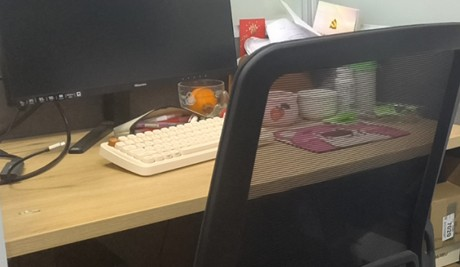
#> input picture 计算机视觉实践-练习4/images/img2.jpg, 460 x 267 px
$ jupyter execute HomographyEstimation.ipynb
#> lines starting #> are read from the running program, lines starting #| are printed output that depends on the picture
[cell 1]
import cv2
import numpy as np
import matplotlib.pyplot as plt
import random

# 1. 加载图像

[cell 2]
path1 = 'images/img2.jpg'
path2 = 'images/img1.jpg'
img1 = cv2.imread(path1)
#> img1 is the input picture: shape (267, 460, 3); mean B, G, R 79.2, 92.2, 101.5
img2 = cv2.imread(path2)
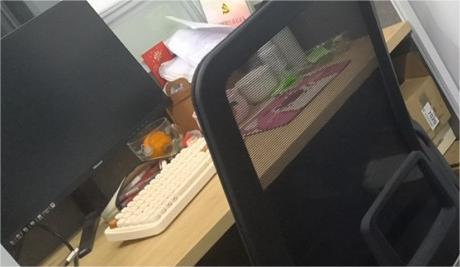
#> input picture 计算机视觉实践-练习4/images/img1.jpg, 460 x 267 px
#> img2 is the input picture: shape (267, 460, 3); mean B, G, R 79.2, 86.7, 92.7
plt.subplot(121), plt.imshow(cv2.cvtColor(img1, cv2.COLOR_BGR2RGB)), plt.title('src'), plt.axis('off')
plt.subplot(122), plt.imshow(cv2.cvtColor(img2, cv2.COLOR_BGR2RGB)), plt.title('dst'), plt.axis('off')
plt.show()
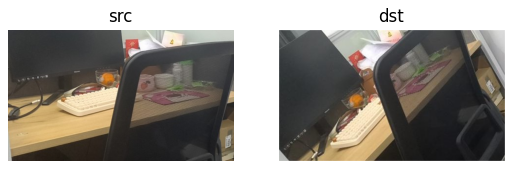
#> figure drawn by matplotlib, 2 panels

# 2. SIFT特征点检测

[cell 3]
# 检测sift特征点
sift = cv2.SIFT_create() # 使用cv2库中自带的sift特征检测器
kp1, des1 = sift.detectAndCompute(img1, None)
#> kp1 = 286 keypoints; strongest (x, y, size): (169, 159, 64.8), (253, 46, 10.3), (198, 138, 33.9), (198, 120, 1.9)
kp2, des2 = sift.detectAndCompute(img2, None)
#> kp2 = 437 keypoints; strongest (x, y, size): (168, 162, 2.7), (192, 164, 32.1), (76, 250, 2.6), (68, 259, 2.3)
print(des1.shape, des2.shape) # 128的特征向量
#| (286, 128) (437, 128)

[cell 4]
img_1 = cv2.drawKeypoints(img1, kp1, None, color= [255,0,0])
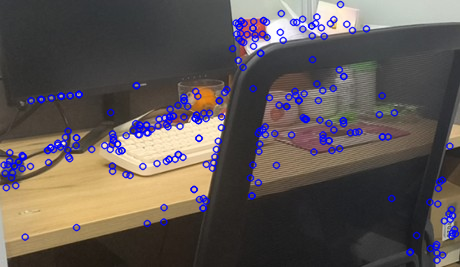
#> img_1: shape (267, 460, 3); mean B, G, R 85.5, 86.8, 95.2
img_2 = cv2.drawKeypoints(img2, kp2, None, color= [255,0,0])
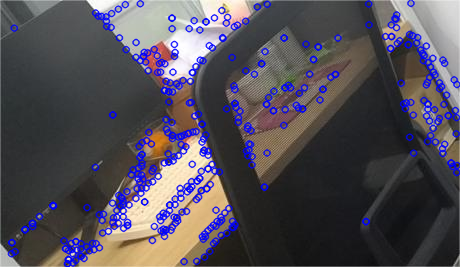
#> img_2: shape (267, 460, 3); mean B, G, R 88.7, 78.4, 83.3
plt.subplot(121), plt.imshow(cv2.cvtColor(img_1, cv2.COLOR_BGR2RGB)), plt.title('src'), plt.axis('off')
plt.subplot(122), plt.imshow(cv2.cvtColor(img_2, cv2.COLOR_BGR2RGB)), plt.title('dst'), plt.axis('off')
plt.show()
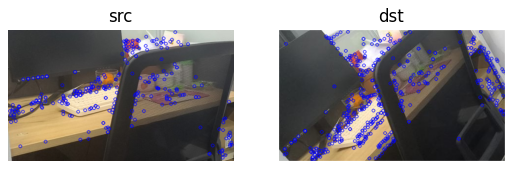
#> figure drawn by matplotlib, 2 panels

# 3. SIFT特征点匹配

[cell 5]
from scipy.spatial import KDTree
# 使用KDTree进行最近邻查询
tree = KDTree(des2)
dist, indices = tree.query(des1, k=2)
#> dist = 286 pairs, first value 41.88 to 449.6, second value 48.31 to 461.9; indices = 286 pairs, first value 2 to 435, second value 1 to 435
# 对特征点进行筛选，保留最近邻距离小于0.75倍次近邻距离的点
good_indices = np.where(dist[:, 0] < 0.75 * dist[:, 1])[0]
#> good_indices = 87 values from 19 to 285
matches = []
for idx in good_indices:
    matches.append(cv2.DMatch(idx, indices[idx][0], dist[idx][0]))
#> this loop made 87 passes
#> idx on passes 1 to 12: 19, 21, 22, 26, 27, 39, 46, 48, 49, 51, 52, 56
#> after the loop, matches = 87 matches

# 绘制匹配结果
img_match = cv2.drawMatches(img1, kp1, img2, kp2, matches, None, matchColor= [255,0,0])
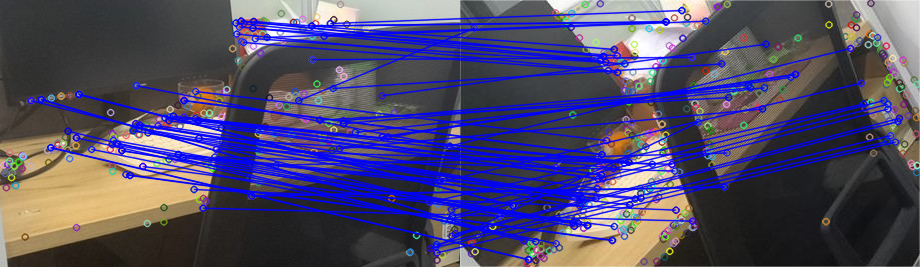
#> img_match: shape (267, 920, 3); mean B, G, R 107.5, 74.3, 79.8
plt.axis('off')
plt.imshow(cv2.cvtColor(img_match, cv2.COLOR_BGR2RGB))

# 4.计算单应性矩阵

[cell 6]
# Computers a homography from 4-correspondences
def calculateHomography(correspondences):
    #loop through correspondences and create assemble matrix
    aList = []
    for corr in correspondences:
        p1 = np.matrix([corr.item(0), corr.item(1), 1])
        p2 = np.matrix([corr.item(2), corr.item(3), 1])

        a2 = [0, 0, 0, -p2.item(2) * p1.item(0), -p2.item(2) * p1.item(1), -p2.item(2) * p1.item(2),
              p2.item(1) * p1.item(0), p2.item(1) * p1.item(1), p2.item(1) * p1.item(2)]
        a1 = [-p2.item(2) * p1.item(0), -p2.item(2) * p1.item(1), -p2.item(2) * p1.item(2), 0, 0, 0,
              p2.item(0) * p1.item(0), p2.item(0) * p1.item(1), p2.item(0) * p1.item(2)]
        aList.append(a1)
        aList.append(a2)
    matrixA = np.matrix(aList)
    #svd composition
    u, s, v = np.linalg.svd(matrixA)
    #reshape the min singular value into a 3 by 3 matrix
    h = np.reshape(v[8], (3, 3))
    #normalize and now we have h
    h = (1/h.item(8)) * h
    return h

[cell 7]
#Calculate the geometric distance between estimated points and original points
def geometricDistance(correspondence, h):

    p1 = np.transpose(np.matrix([correspondence[0].item(0), correspondence[0].item(1), 1]))
    estimatep2 = np.dot(h, p1)
    estimatep2 = (1/estimatep2.item(2))*estimatep2

    p2 = np.transpose(np.matrix([correspondence[0].item(2), correspondence[0].item(3), 1]))
    error = p2 - estimatep2
    return np.linalg.norm(error)

[cell 8]
#Runs through ransac algorithm, creating homographies from random correspondences
def ransac(corr, thresh):
    maxInliers = []
    finalH = None
    for i in range(1000):
        #find 4 random points to calculate a homography
        corr1 = corr[random.randrange(0, len(corr))]
        corr2 = corr[random.randrange(0, len(corr))]
        randomFour = np.vstack((corr1, corr2))
        corr3 = corr[random.randrange(0, len(corr))]
        randomFour = np.vstack((randomFour, corr3))
        corr4 = corr[random.randrange(0, len(corr))]
        randomFour = np.vstack((randomFour, corr4))

        #call the homography function on those points
        h = calculateHomography(randomFour)
        inliers = []
        for i in range(len(corr)):
            d = geometricDistance(corr[i], h)
            if d < 5:
                inliers.append(corr[i])
        # update H
        if len(inliers) > len(maxInliers):
            maxInliers = inliers
            finalH = h
        # meet the condition
        if len(maxInliers) > (len(corr)*thresh):
            break
    return finalH, maxInliers

[cell 9]
correspondenceList = []
estimation_thresh = 0.8
keypoints = [kp1, kp2]
for match in matches:
    (x1, y1) = keypoints[0][match.queryIdx].pt
    (x2, y2) = keypoints[1][match.trainIdx].pt
    correspondenceList.append([x1, y1, x2, y2])
#> this loop made 87 passes
#> (x1, y1, x2, y2) on passes 1 to 12: (30.54, 100.2, 38.95, 216.1), (40.75, 98.97, 24.58, 229.2), (40.75, 98.97, 24.58, 229.2), (50.33, 147.2, 68.07, 259.1), (50.33, 147.2, 68.07, 259.1), (67.63, 130.7, 63.48, 240.3), (76.03, 137.3, 75.39, 241.1), (78.5, 93.99, 52.69, 205.2), (78.5, 93.99, 52.69, 205.2), (78.5, 93.99, 52.69, 205.2), (91.2, 148.9, 95.6, 243.1), (111.8, 144.1, 113.9, 225.8)
#> after the loop, correspondenceList = 87 items, first 6: [30.54, 100.2, 38.95, 216.1], [40.75, 98.97, 24.58, 229.2], [40.75, 98.97, 24.58, 229.2], [50.33, 147.2, 68.07, 259.1], [50.33, 147.2, 68.07, 259.1], [67.63, 130.7, 63.48, 240.3]
corrs = np.matrix(correspondenceList)
#> corrs = 87 rows, first 6: [30.54, 100.2, 38.95, 216.1], [40.75, 98.97, 24.58, 229.2], [40.75, 98.97, 24.58, 229.2], [50.33, 147.2, 68.07, 259.1], [50.33, 147.2, 68.07, 259.1], [67.63, 130.7, 63.48, 240.3]

#run ransac algorithm
finalH, inliers = ransac(corrs, estimation_thresh)
#> the loop in ransac, `for i in range(1000):` made 1000 passes
#> (randomFour, corr3, corr4) on pass 1: ([[240.6, 20.7, 142.9, 55.91], [251.4, 195.4, 264, 186.6]], [[67.63, 130.7, 63.48, 240.3]], [[182.5, 156.9, 180.4, 197.7]])
#> (randomFour, corr3, corr4) on pass 2: ([[330, 23.05, 221.4, 10.03], [312.1, 59.2, 231.6, 57.02]], [[243.2, 41.99, 157.1, 71.92]], [[194.9, 118.1, 163.9, 162.5]])
print("matches count: ", len(correspondenceList))
#| matches count:  87
print("Final homography: \n", finalH)
#| Final homography:
#|  [[ 8.49956649e-01  7.42957576e-01 -8.23975469e+01]
#|  [-5.76114222e-01  9.06440487e-01  1.76408230e+02]
#|  [-1.07747541e-04  6.04639692e-04  1.00000000e+00]]
print("Final inliers count: ", len(inliers))
#| Final inliers count:  69

[cell 10]
height, width, channel = img2.shape
out = np.zeros((height, width, 3), dtype='uint8')

[cell 11]
for i in range(height):
    for j in range(width):
        im_coord = np.array([[j], [i], [1]])
        trans_coord = np.matmul(finalH, im_coord)
        trans_x = int(trans_coord[0] / trans_coord[2])
        trans_y = int(trans_coord[1] / trans_coord[2])
        if trans_x>=0 and trans_x< width and trans_y >=0 and trans_y<height-1:
            out[i][j] = img2[trans_y][trans_x]
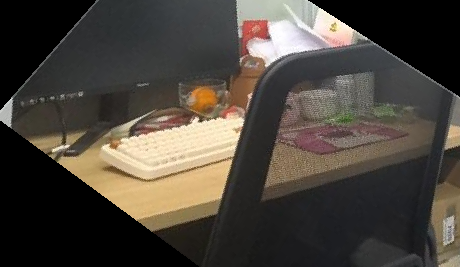
#> out: shape (267, 460, 3); mean B, G, R 60.1, 68.3, 74.8

[cell 12]
plt.subplot(131), plt.imshow(cv2.cvtColor(img1, cv2.COLOR_BGR2RGB)), plt.title('src'), plt.axis('off')
plt.subplot(132), plt.imshow(cv2.cvtColor(img2, cv2.COLOR_BGR2RGB)), plt.title('dst'), plt.axis('off')
plt.subplot(133), plt.imshow(cv2.cvtColor(out, cv2.COLOR_BGR2RGB)), plt.title('dst_trans'), plt.axis('off')
plt.show()
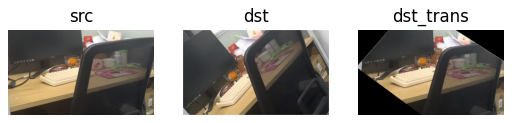
#> figure drawn by matplotlib, 3 panels
